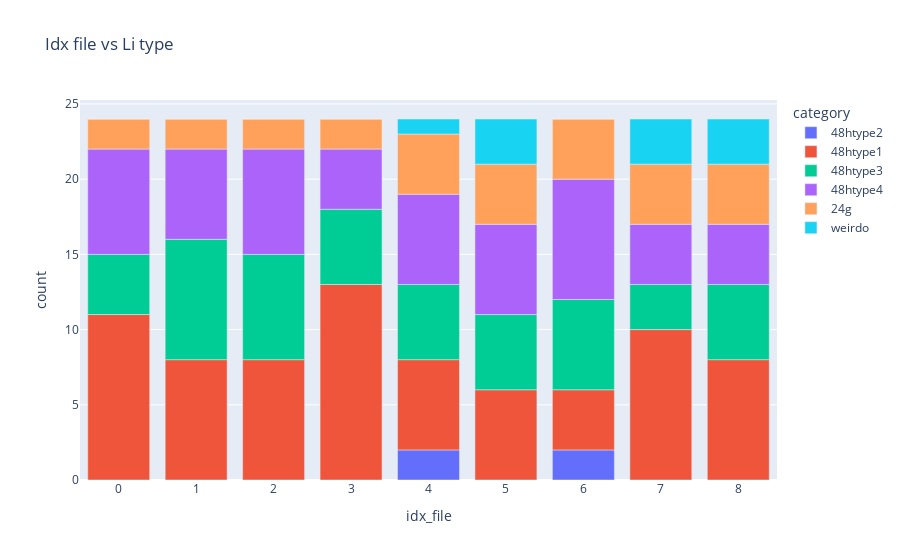

Write notebook code for a chart like this one.
### Code cell
Mapping.Labelling.get_amount_type(file_loc_important_cols_sorted, litype, el = "Li")
df_amount_type_sorted = Plot.Mapping.Labelling.plot_amount_type(file_loc_important_cols_sorted, litype, el, style, category_labels)

### Figure 1 — Plotly figure (JSON) as saved in the notebook; plotly's stock layout.template omitted (floating-point values rounded to 4 significant figures)
{"data": [{"alignmentgroup": "True", "hovertemplate": "category=48htype2<br>idx_file=%{x}<br>count=%{y}<extra></extra>", "legendgroup": "48htype2", "marker": {"color": "#636efa", "pattern": {"shape": ""}}, "name": "48htype2", "offsetgroup": "48htype2", "orientation": "v", "showlegend": true, "textposition": "auto", "type": "bar", "x": [0, 1, 2, 3, 4, 5, 6, 7, 8], "xaxis": "x", "y": [0, 0, 0, 0, 2, 0, 2, 0, 0], "yaxis": "y"}, {"alignmentgroup": "True", "hovertemplate": "category=48htype1<br>idx_file=%{x}<br>count=%{y}<extra></extra>", "legendgroup": "48htype1", "marker": {"color": "#EF553B", "pattern": {"shape": ""}}, "name": "48htype1", "offsetgroup": "48htype1", "orientation": "v", "showlegend": true, "textposition": "auto", "type": "bar", "x": [0, 1, 2, 3, 4, 5, 6, 7, 8], "xaxis": "x", "y": [11, 8, 8, 13, 6, 6, 4, 10, 8], "yaxis": "y"}, {"alignmentgroup": "True", "hovertemplate": "category=48htype3<br>idx_file=%{x}<br>count=%{y}<extra></extra>", "legendgroup": "48htype3", "marker": {"color": "#00cc96", "pattern": {"shape": ""}}, "name": "48htype3", "offsetgroup": "48htype3", "orientation": "v", "showlegend": true, "textposition": "auto", "type": "bar", "x": [0, 1, 2, 3, 4, 5, 6, 7, 8], "xaxis": "x", "y": [4, 8, 7, 5, 5, 5, 6, 3, 5], "yaxis": "y"}, {"alignmentgroup": "True", "hovertemplate": "category=48htype4<br>idx_file=%{x}<br>count=%{y}<extra></extra>", "legendgroup": "48htype4", "marker": {"color": "#ab63fa", "pattern": {"shape": ""}}, "name": "48htype4", "offsetgroup": "48htype4", "orientation": "v", "showlegend": true, "textposition": "auto", "type": "bar", "x": [0, 1, 2, 3, 4, 5, 6, 7, 8], "xaxis": "x", "y": [7, 6, 7, 4, 6, 6, 8, 4, 4], "yaxis": "y"}, {"alignmentgroup": "True", "hovertemplate": "category=24g<br>idx_file=%{x}<br>count=%{y}<extra></extra>", "legendgroup": "24g", "marker": {"color": "#FFA15A", "pattern": {"shape": ""}}, "name": "24g", "offsetgroup": "24g", "orientation": "v", "showlegend": true, "textposition": "auto", "type": "bar", "x": [0, 1, 2, 3, 4, 5, 6, 7, 8], "xaxis": "x", "y": [2, 2, 2, 2, 4, 4, 4, 4, 4], "yaxis": "y"}, {"alignmentgroup": "True", "hovertemplate": "category=weirdo<br>idx_file=%{x}<br>count=%{y}<extra></extra>", "legendgroup": "weirdo", "marker": {"color": "#19d3f3", "pattern": {"shape": ""}}, "name": "weirdo", "offsetgroup": "weirdo", "orientation": "v", "showlegend": true, "textposition": "auto", "type": "bar", "x": [0, 1, 2, 3, 4, 5, 6, 7, 8], "xaxis": "x", "y": [0, 0, 0, 0, 1, 3, 0, 3, 3], "yaxis": "y"}], "layout": {"barmode": "relative", "legend": {"title": {"text": "category"}, "tracegroupgap": 0}, "title": {"text": "Idx file vs Li type"}, "xaxis": {"anchor": "y", "domain": [0, 1], "title": {"text": "idx_file"}}, "yaxis": {"anchor": "x", "domain": [0, 1], "title": {"text": "count"}}}}
